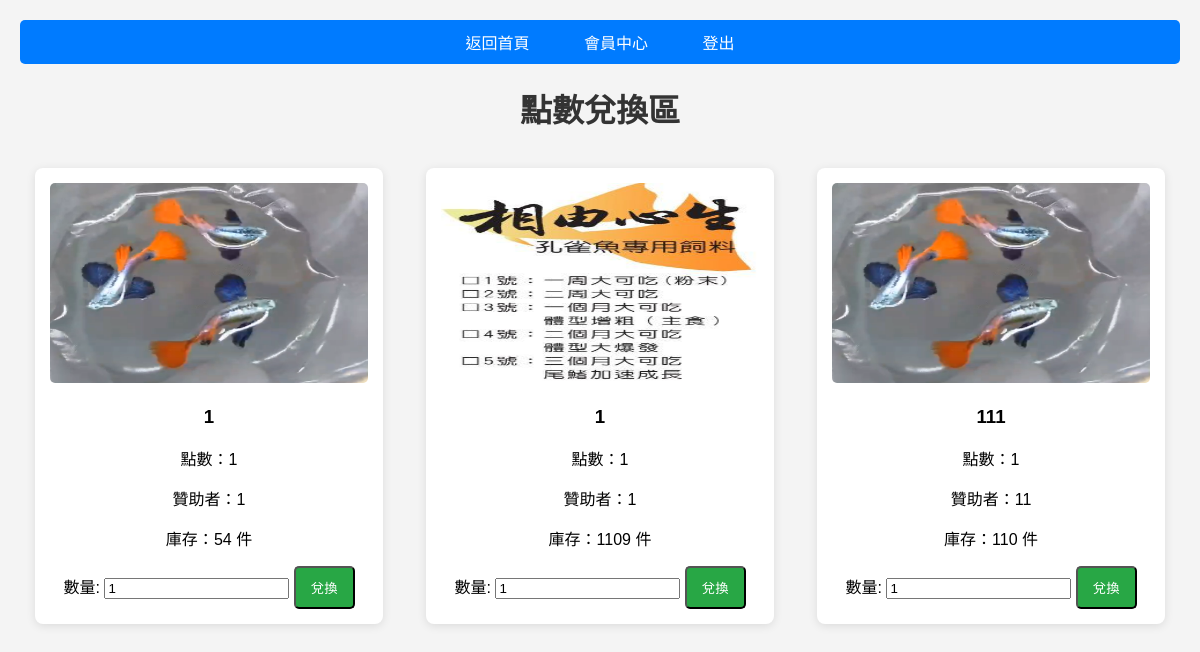
Screenshot of /points_exchange (signed in) with the database file from the repository.
### app.py (models this page shows)
class Product(db.Model):
    id = db.Column(db.Integer, primary_key=True)
    name = db.Column(db.String(150), nullable=False)
    price = db.Column(db.Float, nullable=False)
    stock = db.Column(db.Integer, nullable=False)
    sponsor = db.Column(db.String(150))
    image = db.Column(db.String(150), default='default.jpg')

### app.py (the view, shortened to what this page needs)
@app.route('/points_exchange', methods=['GET', 'POST'])
def points_exchange():
    if 'username' not in session:
        return redirect(url_for('login'))
    username = session['username']
    user = User.query.filter_by(username=username).first()  # 獲取用戶資料
    message = None  # 確保訊息被初始化
    items = Product.query.all()
    return render_template('points_exchange.html', items=items, message=message)

### templates/points_exchange.html (shortened to what this page needs)
<!DOCTYPE html>
<html lang="zh-Hant">
<head>
</head>
<body>
<div class="navbar">
    <a href="/">返回首頁</a>
    <a href="/member_center">會員中心</a>
    <a href="/logout">登出</a>
</div>
<h1>點數兌換區</h1>
<div class="container">
    {% for item in items %}
    <div class="product-card">
        <img src="{{ url_for('static', filename='photos/' + (item.image if item.image else 'default.jpg')) }}" alt="{{ item.name }}">
        <div class="product-info">
            <h3>{{ item.name }}</h3>
            <p>點數：{{ item.price | int }}</p>
            <p>贊助者：{{ item.sponsor if item.sponsor else '無' }}</p>
            <p>庫存：{{ item.stock }} 件</p>
            <form method="post" style="display:inline;">
                <label for="quantity">數量:</label>
                <input type="number" name="quantity" min="1" value="1" required>
                {% if item.stock > 0 %}
                    <input type="submit" value="兌換" class="btn-exchange">
                {% else %}
                    <input type="submit" value="無法兌換" class="btn-exchange" disabled>
                {% endif %}
            </form>
        </div>
    </div>
    {% endfor %}
</div>
<br>
</body>
</html>

### templates/points_exchange.html (style rules this page uses)
body { font-family: Arial, sans-serif; background-color: #f4f4f4; margin: 0; padding: 20px; }
h1 { color: #333; text-align: center; }
.navbar { background-color: #007BFF; padding: 10px; text-align: center; border-radius: 5px; margin-bottom: 20px; }
.navbar a { color: white; text-decoration: none; padding: 10px 15px; border-radius: 5px; margin: 0 10px; }
.container { max-width: 1200px; margin: auto; display: flex; flex-wrap: wrap; justify-content: space-between; }
.product-card { background: white; border-radius: 8px; box-shadow: 0 2px 10px rgba(0, 0, 0, 0.1); margin: 15px; padding: 15px; width: calc(30% - 30px); text-align: center; }
.product-card img { width: 100%; height: auto; max-height: 200px; border-radius: 5px; }
.btn-exchange { display: inline-block; padding: 10px 15px; background-color: #28a745; color: white; border-radius: 5px; text-decoration: none; }

### rows the page displays
Product: image (picture), name "1", price "1", sponsor "1", stock "54"
Product: image (picture), name "1", price "1", sponsor "1", stock "1109"
Product: image (picture), name "111", price "1", sponsor "11", stock "110"
